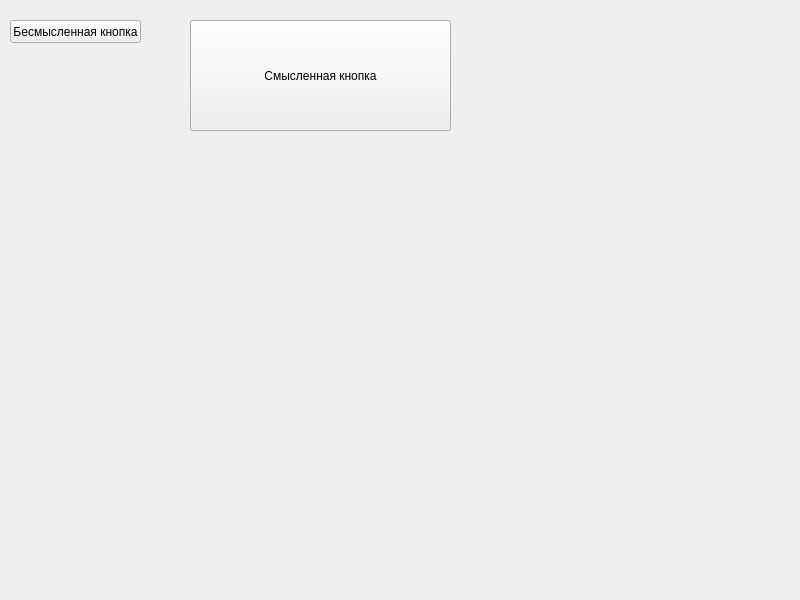
<?xml version="1.0" encoding="UTF-8"?>
<ui version="4.0">
 <class>MainWindow</class>
 <widget class="QMainWindow" name="MainWindow">
  <property name="geometry">
   <rect>
    <x>0</x>
    <y>0</y>
    <width>800</width>
    <height>600</height>
   </rect>
  </property>
  <property name="windowTitle">
   <string>MainWindow</string>
  </property>
  <widget class="QWidget" name="centralwidget">
   <widget class="QPushButton" name="uselessButton">
    <property name="geometry">
     <rect>
      <x>10</x>
      <y>20</y>
      <width>131</width>
      <height>23</height>
     </rect>
    </property>
    <property name="text">
     <string>Бесмысленная кнопка</string>
    </property>
   </widget>
   <widget class="QPushButton" name="usefulButton">
    <property name="geometry">
     <rect>
      <x>190</x>
      <y>20</y>
      <width>261</width>
      <height>111</height>
     </rect>
    </property>
    <property name="text">
     <string>Смысленная кнопка</string>
    </property>
   </widget>
  </widget>
 </widget>
 <resources/>
 <connections/>
</ui>
